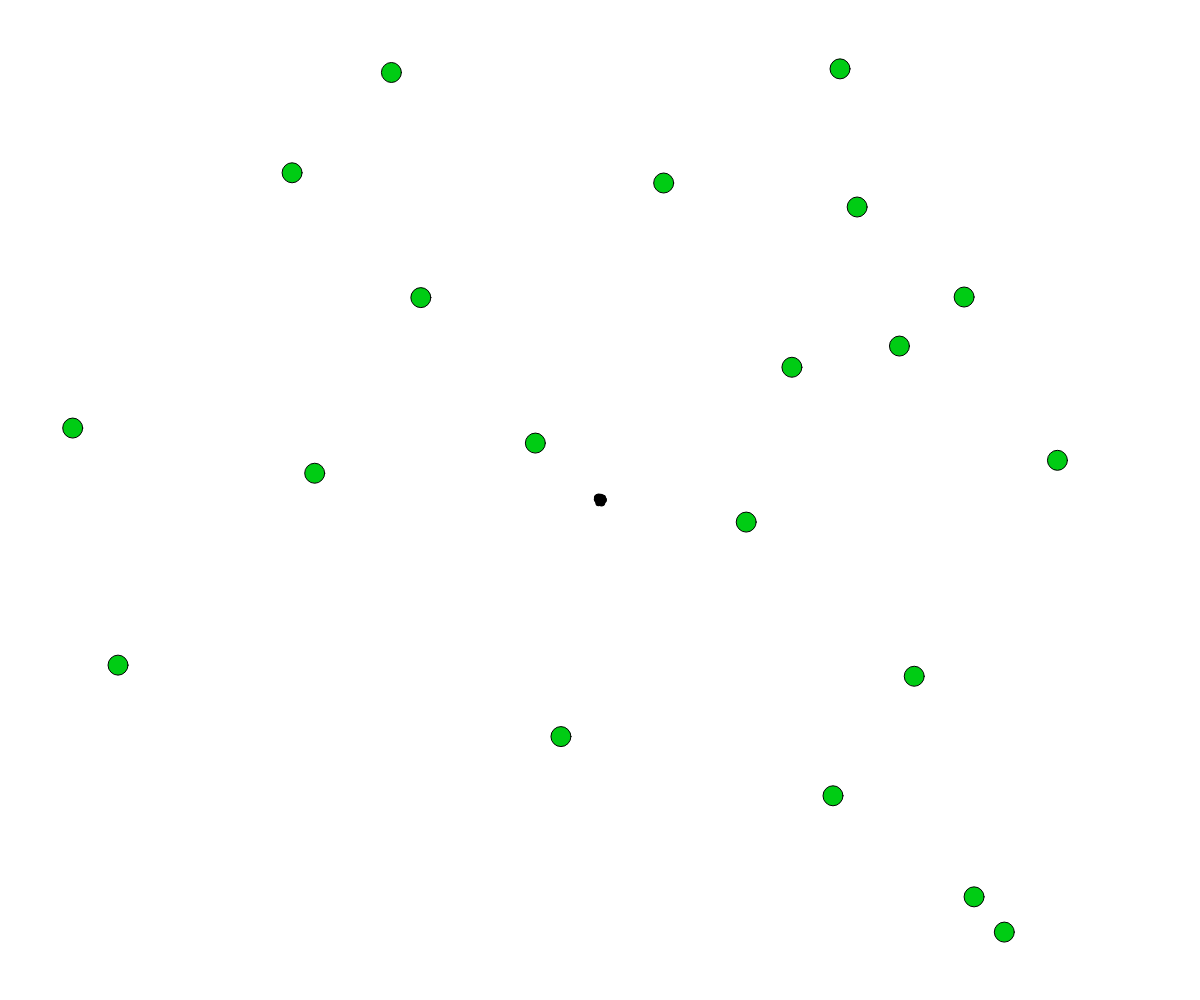
Frame 1 (no input)
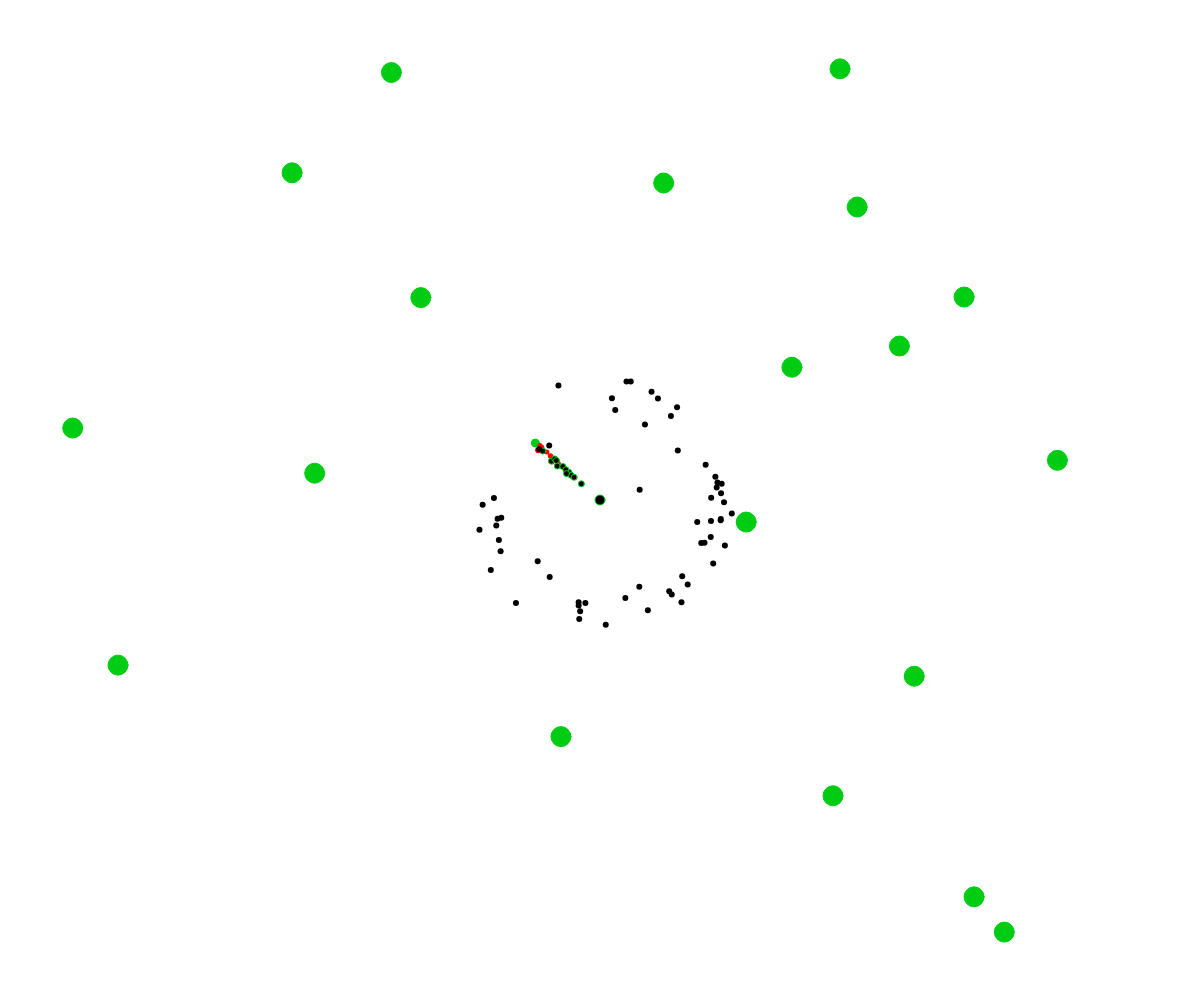
Frame 60 (no input)
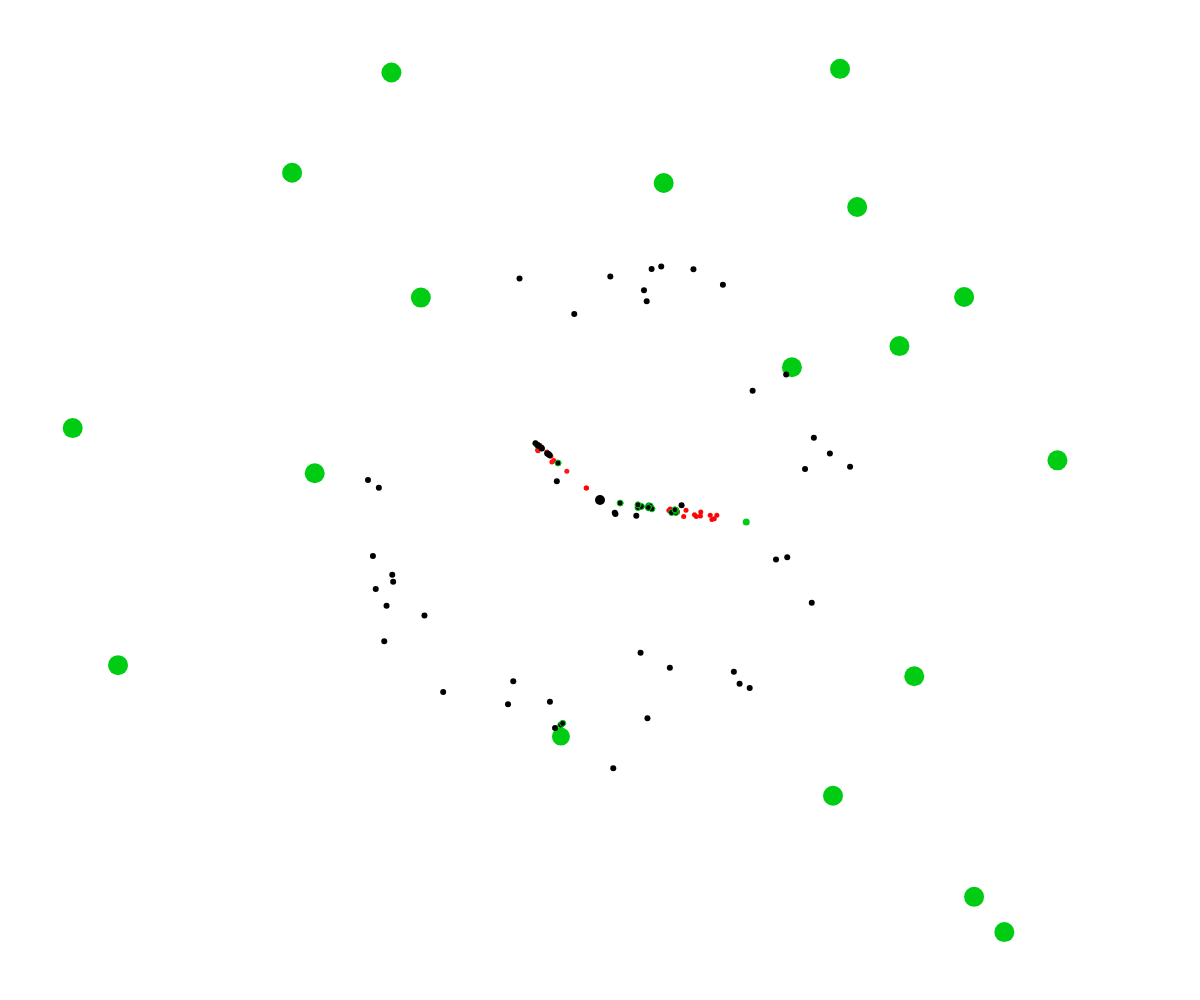
Frame 120 (the mouse pressed at the canvas centre since frame 60)

The p5.js sketch that drew these frames (run headless with seeded random() and noise() and a simulated clock; from frame 60 on, the mouse is pressed at the canvas centre):

// p5.js sketch
// ── sketch.js
/* eslint-disable no-unused-vars */
/* eslint-disable no-undef */

function setup () {
  createCanvas(windowWidth, windowHeight)
  foods = []
  pheromones = []
  ants = []
  frameRate(30)
  colony = new Colony(width / 2, height / 2)
  for (let i = 0; i < 20; i++) {
    foods.push(new Food(random(0, width), random(0, height)))
  }
  for (let i = 0; i < 70; i++) {
    // ants.push(new Ant(random(0, width), random(0, height)))
    ants.push(new Ant(colony.x, colony.y))
  }
}

function draw () {
  background(255)
  colony.update()
  foods.forEach(food => food.update())
  pheromones.forEach(pheromone => pheromone.update())
  ants.forEach(ant => ant.update())
}

class Ant {
  constructor (x, y) {
    this.x = x
    this.y = y
    this.r = random(0, 2 * PI)
    this.status = 'search'
    this.attracted = []
  }

  update () {
    if (this.status === 'search') {
      foods.forEach(food => {
        if (food.stock > 0 && dist(this.x, this.y, food.x, food.y) < food.stock / 2) {
          this.status = 'takeout'
          food.stock -= 1
        } else if (food.stock > 0 && dist(this.x, this.y, food.x, food.y) < 40) {
          this.r = createVector(food.x - this.x, food.y - this.y).heading()
        }
      })

      pheromones.forEach(pheromone => {
        if (dist(this.x, this.y, pheromone.x, pheromone.y) < 0.01 * pheromone.strength) {
          this.attracted.push(pheromone)
        } else if (!this.attracted.includes(pheromone) && dist(this.x, this.y, pheromone.x, pheromone.y) < 0.02 * pheromone.strength) {
          this.r = createVector(pheromone.x - this.x, pheromone.y - this.y).heading()
        }
      })

      if (random(1) < 0.01) {
        this.r += random(-0.5 * PI, 0.5 * PI)
      }
    }

    if (this.status === 'takeout') {
      this.r = createVector(colony.x - this.x, colony.y - this.y).heading()
      if (frameCount % 50 === 0) {
        pheromones.push(new Pheromone(this.x, this.y))
      }
    }

    this.attracted = this.attracted.filter(a => pheromones.includes(a))

    if (dist(this.x, this.y, colony.x, colony.y) < 10) {
      this.status = 'search'
    }

    const v = random(0, 4)
    this.x += v * cos(this.r)
    this.y += v * sin(this.r)

    if (this.x > width) this.x %= width
    if (this.y > height) this.y %= height
    if (this.x < 0) this.x += width
    if (this.y < 0) this.y += height

    if (this.status === 'takeout') {
      stroke(0, 204, 20)
    } else {
      noStroke()
    }
    fill(0)
    circle(this.x, this.y, 6)
    fill(255)
  }
}

class Pheromone {
  constructor (x, y) {
    this.x = x
    this.y = y
    this.strength = 2550
  }

  update () {
    if (this.strength < 0) {
      pheromones = pheromones.filter(n => n !== this)
    }
    this.strength -= 3
    fill(255, 255 - this.strength / 10, 255 - this.strength / 10)
    noStroke()
    circle(this.x, this.y, 5)
    stroke(0)
    fill(255)
  }
}

class Food {
  constructor (x, y) {
    this.x = x
    this.y = y
    this.stock = 20
  }

  update () {
    fill(0, 204, 20)
    circle(this.x, this.y, this.stock)
  }
}

class Colony {
  constructor (x, y) {
    this.x = x
    this.y = y
  }

  update () {
    fill(0)
    circle(this.x, this.y, 10)
    fill(255)
  }
}
